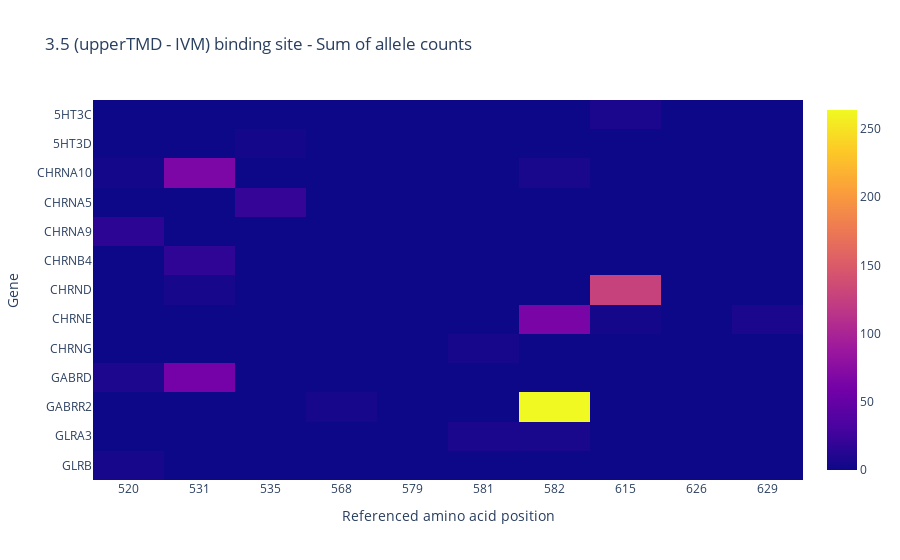

The code cell stored with this chart in its notebook:
### Code cell
fig = go.Figure(data=go.Heatmap(
    z = data,
    x=[str(int(aa)) for aa in aacids],
    y=genes,
    hoverongaps=False
))
fig.update_layout(
    title=f"{bs_interest[1]} binding site - Sum of allele counts",
    xaxis_title = "Referenced amino acid position",
    yaxis_title = "Gene"
)
fig.show()

### Figure 1 — Plotly figure (JSON) as saved in the notebook; plotly's stock layout.template omitted (floating-point values rounded to 4 significant figures; data arrays with more than 128 entries replaced by an {"elided": "..."} marker saying what was removed)
{"data": [{"hoverongaps": false, "type": "heatmap", "x": ["520", "531", "535", "568", "579", "581", "582", "615", "626", "629"], "y": ["GLRB", "GLRA3", "GLRA3", "GABRR2", "GABRR2", "GABRD", "GABRD", "CHRNG", "CHRNE", "CHRNE", "CHRNE", "CHRND", "CHRND", "CHRNB4", "CHRNA9", "CHRNA5", "CHRNA10", "CHRNA10", "CHRNA10", "5HT3D", "5HT3C"], "z": {"elided": "21x10 int values"}}], "layout": {"title": {"text": "3.5 (upperTMD - IVM) binding site - Sum of allele counts"}, "xaxis": {"title": {"text": "Referenced amino acid position"}}, "yaxis": {"title": {"text": "Gene"}}}}
